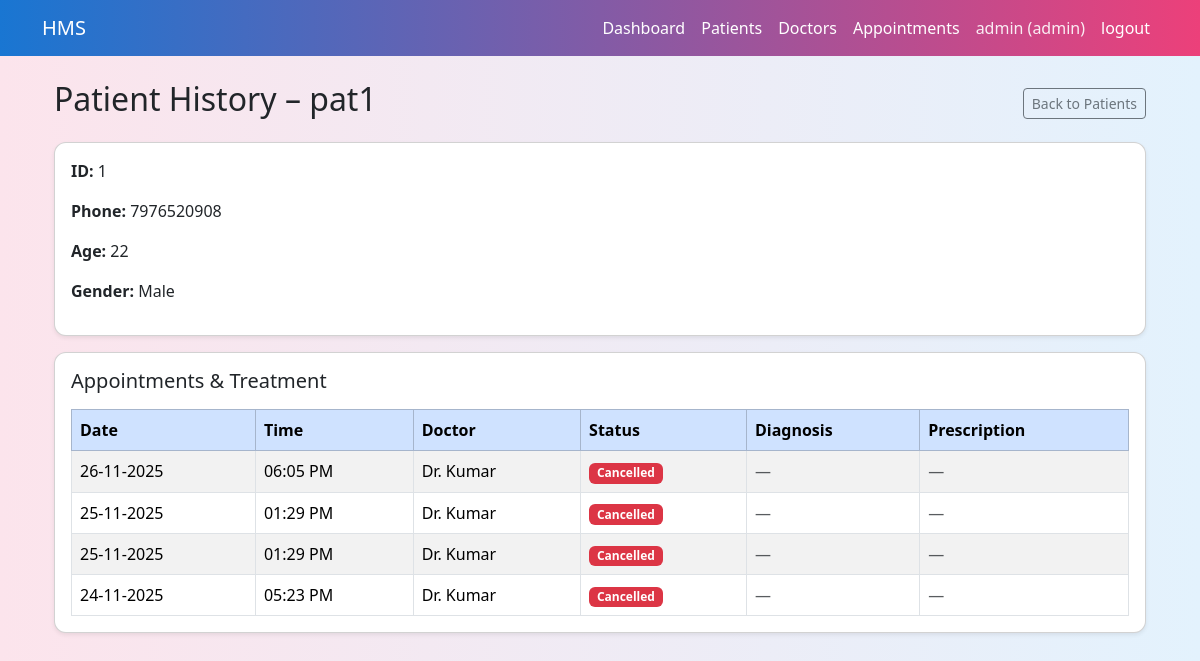
Page /admin/patient/1/history (signed in) on the earlier database version.
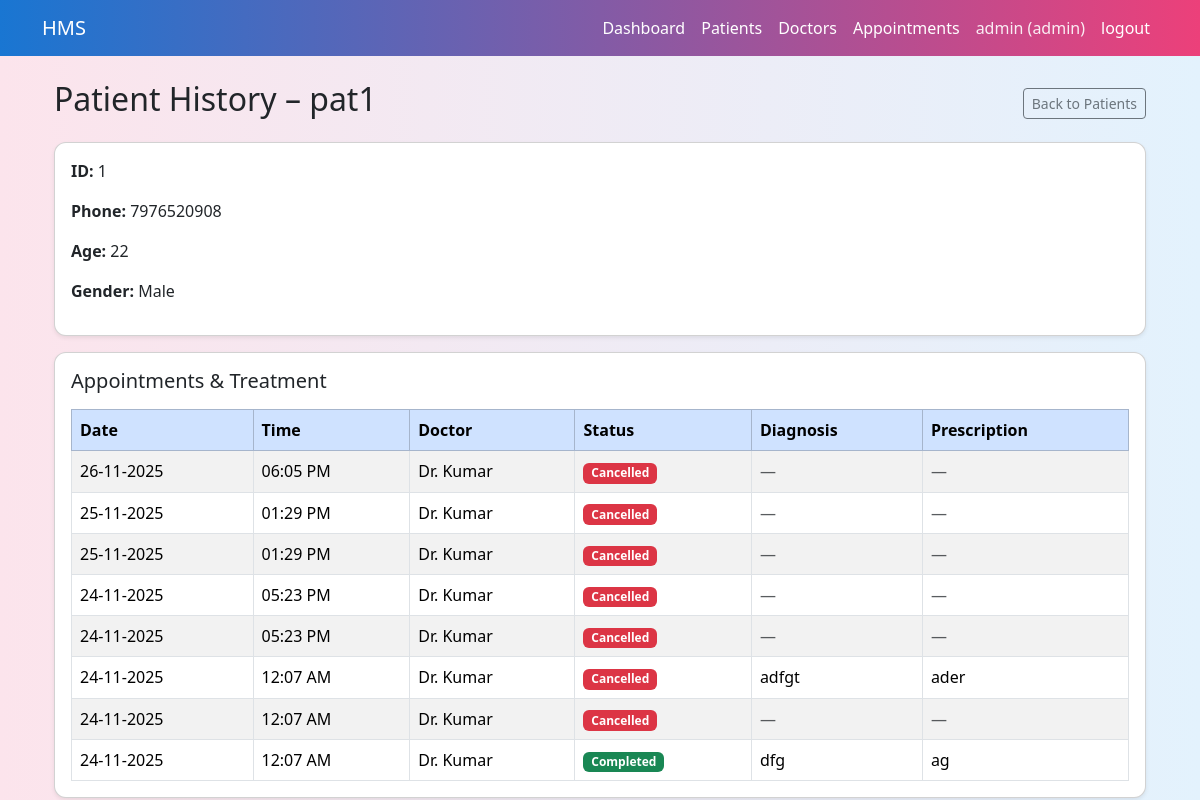
Same page on the later database version.
### models.py (models this page shows, shortened)
class Appointment(db.Model):
    __tablename__="appointments"
    id =db.Column(db.Integer,primary_key=True)
    patient_id=db.Column(db.Integer,db.ForeignKey("patients.id"),nullable=False)
    doctor_id=db.Column(db.Integer,db.ForeignKey("doctors.id"),nullable=False)
    date=db.Column(db.Date,nullable=False)
    time=db.Column(db.Time,nullable=False)
    status=db.Column(db.String(20),default="Booked")
    created_at=db.Column(db.DateTime,default=datetime.utcnow)
    updated_at=db.Column(db.DateTime,default=datetime.utcnow,onupdate=datetime.utcnow)
    patient=db.relationship("Patient",back_populates="appointments")
    doctor=db.relationship("Doctor",back_populates="appointments")
    treatment=db.relationship("Treatment",back_populates="appointment",uselist=False)

class Doctor(db.Model):
    __tablename__="doctors"
    id=db.Column(db.Integer,primary_key=True)
    user_id=db.Column(db.Integer,db.ForeignKey("users.id"),nullable=False)
    department_id=db.Column(db.Integer,db.ForeignKey("departments.id"))
    full_name=db.Column(db.String(120),nullable=False)
    phone=db.Column(db.String(20))
    about=db.Column(db.Text)
    experience_years=db.Column(db.Integer)
    is_active=db.Column(db.Boolean, default=True)
    user=db.relationship("User",back_populates="doctor_profile")
    department=db.relationship("Department",back_populates="doctors")
    appointments=db.relationship("Appointment",back_populates="doctor")
    availabilities=db.relationship("DoctorAvailability",back_populates="doctor")

class Treatment(db.Model):
    __tablename__="treatments"
    id=db.Column(db.Integer,primary_key=True)
    appointment_id=db.Column(db.Integer,db.ForeignKey("appointments.id"), nullable=False,unique=True)
    diagnosis=db.Column(db.Text)
    prescription=db.Column(db.Text)
    notes=db.Column(db.Text)
    created_at=db.Column(db.DateTime,default=datetime.utcnow)
    appointment=db.relationship("Appointment",back_populates="treatment")

### app.py (the view)
    @app.route('/admin/patient/<int:patient_id>/history')
    def admin_patient_history(patient_id):
        if session.get('role') !="admin":
            return redirect(url_for('login'))
        patient=Patient.query.get_or_404(patient_id)
        appointments=(
            Appointment.query
            .filter_by(patient_id=patient.id)
            .order_by(Appointment.date.desc(),Appointment.time.desc())
            .all()
        )
        return render_template(
            "admin_patient_history.html",
            patient=patient,
            appointments=appointments,
        )

### templates/admin_patient_history.html
{% extends "base.html" %}
{% block content %}
<div class="container mt-4">
  <div class="d-flex justify-content-between align-items-center mb-3">
    <h2>Patient History – {{ patient.full_name }}</h2>
    <a href="{{ url_for('admin_patients') }}" class="btn btn-sm btn-outline-secondary">
      Back to Patients
    </a>
  </div>
  <div class="card shadow-sm mb-3">
    <div class="card-body">
      <p><strong>ID:</strong> {{ patient.id }}</p>
      <p><strong>Phone:</strong> {{ patient.phone or 'Not provided' }}</p>
      <p><strong>Age:</strong> {{ patient.age or 'N/A' }}</p>
      <p><strong>Gender:</strong> {{ patient.gender or 'N/A' }}</p>
    </div>
  </div>
  <div class="card shadow-sm">
    <div class="card-body">
      <h5 class="card-title mb-3">Appointments & Treatment</h5>
      {% if appointments %}
      <div class="table-responsive">
        <table class="table table-striped table-bordered mb-0">
          <thead class="table-primary">
            <tr>
              <th>Date</th>
              <th>Time</th>
              <th>Doctor</th>
              <th>Status</th>
              <th>Diagnosis</th>
              <th>Prescription</th>
            </tr>
          </thead>
          <tbody>
          {% for appt in appointments %}
            <tr>
              <td>{{ appt.date.strftime('%d-%m-%Y') }}</td>
              <td>{{ appt.time.strftime('%I:%M %p') }}</td>
              <td>{{ appt.doctor.full_name if appt.doctor else 'Unknown' }}</td>
              <td>
                {% if appt.status == 'Booked' %}
                  <span class="badge bg-warning text-dark">Booked</span>
                {% elif appt.status == 'Completed' %}
                  <span class="badge bg-success">Completed</span>
                {% elif appt.status == 'Cancelled' %}
                  <span class="badge bg-danger">Cancelled</span>
                {% else %}
                  <span class="badge bg-secondary">{{ appt.status }}</span>
                {% endif %}
              </td>
              <td>
                {% if appt.treatment and appt.treatment.diagnosis %}
                  {{ appt.treatment.diagnosis }}
                {% else %}
                  <span class="text-muted">—</span>
                {% endif %}
              </td>
              <td>
                {% if appt.treatment and appt.treatment.prescription %}
                  {{ appt.treatment.prescription }}
                {% else %}
                  <span class="text-muted">—</span>
                {% endif %}
              </td>
            </tr>
          {% endfor %}
          </tbody>
        </table>
      </div>
      {% else %}
      <p class="text-muted mb-0">No appointments found for this patient.</p>
      {% endif %}
    </div>
  </div>
</div>
{% endblock %}

Differences in the rows shown:
added Appointment: date "24-11-2025", time "05:23 PM", doctor "Dr. Kumar", status "Cancelled"
added Appointment: date "24-11-2025", time "12:07 AM", doctor "Dr. Kumar", status "Cancelled", treatment.diagnosis "adfgt", treatment.prescription "ader"
added Appointment: date "24-11-2025", time "12:07 AM", doctor "Dr. Kumar", status "Cancelled"
added Appointment: date "24-11-2025", time "12:07 AM", doctor "Dr. Kumar", status "Completed", treatment.diagnosis "dfg", treatment.prescription "ag"
